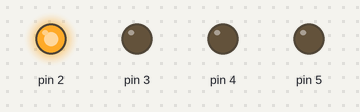
A sketch run on a simulated Arduino Uno, built with avr-gcc and run on an emulated ATmega328P. On the bench: output pins drawn as LEDs (lit = HIGH).

Above: at 0.05 s.
At 0.82 s:
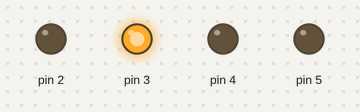
At 1.48 s:
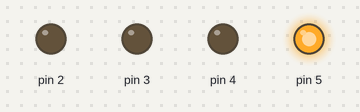
At 2.91 s:
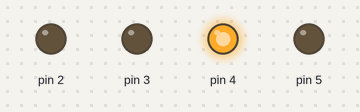
Timing chart, 0 to 3.2 s (numbered marks = the images above):
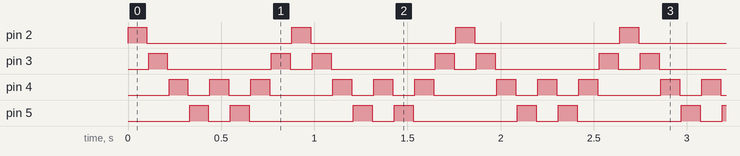

Measured:
- by itself, pin 2: alternates HIGH for 0.10 s and LOW for 0.78 s
- by itself, pin 3: repeats every 0.88 s: LOW 0.56 s, HIGH 0.10 s, LOW 0.12 s, HIGH 0.10 s
- by itself, pin 4: repeats every 0.88 s: 2 × (LOW 0.12 s, HIGH 0.10 s), LOW 0.34 s, HIGH 0.10 s
- by itself, pin 5: repeats every 0.88 s: LOW 0.12 s, HIGH 0.10 s, LOW 0.56 s, HIGH 0.10 s

The sketch:

Cylon.ino
```cpp
/*
 Blink sketch modified to be a Cylon back-and-forth red eye
*/

void setup() {
  pinMode(2, OUTPUT);
  pinMode(3, OUTPUT);
  pinMode(4, OUTPUT);
  pinMode(5, OUTPUT);
}

void loop() {
  digitalWrite(2, HIGH); //turn the LED on
  delay(100);
  digitalWrite(2, LOW); //turn the LED off
  delay(10);

  digitalWrite(3, HIGH);
  delay(100);
  digitalWrite(3, LOW);
  delay(10);

  digitalWrite(4, HIGH);
  delay(100);
  digitalWrite(4, LOW);
  delay(10);

  digitalWrite(5, HIGH);
  delay(100);
  digitalWrite(5, LOW);
  delay(10);

  digitalWrite(4, HIGH);
  delay(100);
  digitalWrite(4, LOW);
  delay(10);

  digitalWrite(5, HIGH);
  delay(100);
  digitalWrite(5, LOW);
  delay(10);

  digitalWrite(4, HIGH);
  delay(100);
  digitalWrite(4, LOW);
  delay(10);

  digitalWrite(3, HIGH);
  delay(100);
  digitalWrite(3, LOW);
  delay(10);

}
```
